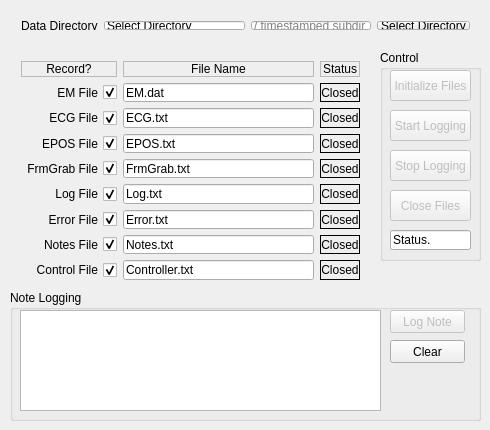
<?xml version="1.0" encoding="UTF-8"?>
<ui version="4.0">
 <class>DataLoggerWidget</class>
 <widget class="QWidget" name="DataLoggerWidget">
  <property name="geometry">
   <rect>
    <x>0</x>
    <y>0</y>
    <width>490</width>
    <height>430</height>
   </rect>
  </property>
  <property name="windowTitle">
   <string>DataLoggerWidget</string>
  </property>
  <widget class="QWidget" name="horizontalLayoutWidget">
   <property name="geometry">
    <rect>
     <x>10</x>
     <y>10</y>
     <width>471</width>
     <height>31</height>
    </rect>
   </property>
   <layout class="QHBoxLayout" name="horizontalLayout">
    <item>
     <widget class="QLabel" name="datDirLabel">
      <property name="text">
       <string>Data Directory</string>
      </property>
     </widget>
    </item>
    <item>
     <widget class="QLineEdit" name="dataDirLineEdit">
      <property name="text">
       <string>Select Directory</string>
      </property>
     </widget>
    </item>
    <item>
     <widget class="QLineEdit" name="subdirLineEdit">
      <property name="maximumSize">
       <size>
        <width>120</width>
        <height>16777215</height>
       </size>
      </property>
      <property name="text">
       <string/>
      </property>
      <property name="maxLength">
       <number>26</number>
      </property>
      <property name="readOnly">
       <bool>true</bool>
      </property>
      <property name="placeholderText">
       <string>/ timestamped subdir</string>
      </property>
     </widget>
    </item>
    <item>
     <widget class="QPushButton" name="dataDirPushButton">
      <property name="text">
       <string>Select Directory</string>
      </property>
     </widget>
    </item>
   </layout>
  </widget>
  <widget class="QWidget" name="gridLayoutWidget">
   <property name="geometry">
    <rect>
     <x>10</x>
     <y>50</y>
     <width>361</width>
     <height>241</height>
    </rect>
   </property>
   <layout class="QGridLayout" name="gridLayout">
    <item row="5" column="0">
     <widget class="QCheckBox" name="LogCheckBox">
      <property name="layoutDirection">
       <enum>Qt::RightToLeft</enum>
      </property>
      <property name="text">
       <string>Log File</string>
      </property>
      <property name="checked">
       <bool>true</bool>
      </property>
     </widget>
    </item>
    <item row="1" column="0">
     <widget class="QCheckBox" name="EMcheckBox">
      <property name="layoutDirection">
       <enum>Qt::RightToLeft</enum>
      </property>
      <property name="text">
       <string>EM File</string>
      </property>
      <property name="checked">
       <bool>true</bool>
      </property>
     </widget>
    </item>
    <item row="4" column="0">
     <widget class="QCheckBox" name="FrmGrabCheckBox">
      <property name="layoutDirection">
       <enum>Qt::RightToLeft</enum>
      </property>
      <property name="text">
       <string>FrmGrab File</string>
      </property>
      <property name="checked">
       <bool>true</bool>
      </property>
     </widget>
    </item>
    <item row="2" column="0">
     <widget class="QCheckBox" name="ECGcheckBox">
      <property name="layoutDirection">
       <enum>Qt::RightToLeft</enum>
      </property>
      <property name="text">
       <string>ECG File</string>
      </property>
      <property name="checked">
       <bool>true</bool>
      </property>
     </widget>
    </item>
    <item row="3" column="1">
     <widget class="QLineEdit" name="EPOSpathLineEdit">
      <property name="text">
       <string>EPOS.txt</string>
      </property>
      <property name="clearButtonEnabled">
       <bool>false</bool>
      </property>
     </widget>
    </item>
    <item row="1" column="1">
     <widget class="QLineEdit" name="EMpathLineEdit">
      <property name="text">
       <string>EM.dat</string>
      </property>
      <property name="frame">
       <bool>true</bool>
      </property>
      <property name="clearButtonEnabled">
       <bool>false</bool>
      </property>
     </widget>
    </item>
    <item row="3" column="0">
     <widget class="QCheckBox" name="EPOScheckBox">
      <property name="layoutDirection">
       <enum>Qt::RightToLeft</enum>
      </property>
      <property name="text">
       <string>EPOS File</string>
      </property>
      <property name="checked">
       <bool>true</bool>
      </property>
     </widget>
    </item>
    <item row="4" column="1">
     <widget class="QLineEdit" name="FrmGrabPathLineEdit">
      <property name="text">
       <string>FrmGrab.txt</string>
      </property>
      <property name="clearButtonEnabled">
       <bool>false</bool>
      </property>
     </widget>
    </item>
    <item row="2" column="1">
     <widget class="QLineEdit" name="ECGpathLineEdit">
      <property name="text">
       <string>ECG.txt</string>
      </property>
      <property name="clearButtonEnabled">
       <bool>false</bool>
      </property>
     </widget>
    </item>
    <item row="6" column="0">
     <widget class="QCheckBox" name="ErrorCheckBox">
      <property name="layoutDirection">
       <enum>Qt::RightToLeft</enum>
      </property>
      <property name="text">
       <string>Error File</string>
      </property>
      <property name="checked">
       <bool>true</bool>
      </property>
     </widget>
    </item>
    <item row="5" column="1">
     <widget class="QLineEdit" name="LogPathLineEdit">
      <property name="text">
       <string>Log.txt</string>
      </property>
      <property name="clearButtonEnabled">
       <bool>false</bool>
      </property>
     </widget>
    </item>
    <item row="0" column="2">
     <widget class="QLabel" name="statusLabel">
      <property name="frameShape">
       <enum>QFrame::StyledPanel</enum>
      </property>
      <property name="text">
       <string>Status</string>
      </property>
      <property name="alignment">
       <set>Qt::AlignCenter</set>
      </property>
     </widget>
    </item>
    <item row="0" column="1">
     <widget class="QLabel" name="label">
      <property name="frameShape">
       <enum>QFrame::StyledPanel</enum>
      </property>
      <property name="text">
       <string>File Name</string>
      </property>
      <property name="alignment">
       <set>Qt::AlignCenter</set>
      </property>
     </widget>
    </item>
    <item row="6" column="1">
     <widget class="QLineEdit" name="ErrorPathLineEdit">
      <property name="text">
       <string>Error.txt</string>
      </property>
      <property name="clearButtonEnabled">
       <bool>false</bool>
      </property>
     </widget>
    </item>
    <item row="0" column="0">
     <widget class="QLabel" name="label_7">
      <property name="frameShape">
       <enum>QFrame::StyledPanel</enum>
      </property>
      <property name="text">
       <string>Record?</string>
      </property>
      <property name="textFormat">
       <enum>Qt::AutoText</enum>
      </property>
      <property name="alignment">
       <set>Qt::AlignCenter</set>
      </property>
     </widget>
    </item>
    <item row="2" column="2">
     <widget class="QLabel" name="ECGstatusLabel">
      <property name="minimumSize">
       <size>
        <width>40</width>
        <height>0</height>
       </size>
      </property>
      <property name="frameShape">
       <enum>QFrame::Box</enum>
      </property>
      <property name="text">
       <string>Closed</string>
      </property>
      <property name="alignment">
       <set>Qt::AlignCenter</set>
      </property>
     </widget>
    </item>
    <item row="1" column="2">
     <widget class="QLabel" name="EMstatusLabel">
      <property name="minimumSize">
       <size>
        <width>40</width>
        <height>0</height>
       </size>
      </property>
      <property name="frameShape">
       <enum>QFrame::Box</enum>
      </property>
      <property name="text">
       <string>Closed</string>
      </property>
      <property name="alignment">
       <set>Qt::AlignCenter</set>
      </property>
     </widget>
    </item>
    <item row="7" column="0">
     <widget class="QCheckBox" name="NotesCheckBox">
      <property name="layoutDirection">
       <enum>Qt::RightToLeft</enum>
      </property>
      <property name="text">
       <string>Notes File</string>
      </property>
      <property name="checked">
       <bool>true</bool>
      </property>
     </widget>
    </item>
    <item row="7" column="1">
     <widget class="QLineEdit" name="NotesPathLineEdit">
      <property name="text">
       <string>Notes.txt</string>
      </property>
      <property name="clearButtonEnabled">
       <bool>false</bool>
      </property>
     </widget>
    </item>
    <item row="4" column="2">
     <widget class="QLabel" name="FrmGrabStatusLabel">
      <property name="minimumSize">
       <size>
        <width>40</width>
        <height>0</height>
       </size>
      </property>
      <property name="frameShape">
       <enum>QFrame::Box</enum>
      </property>
      <property name="text">
       <string>Closed</string>
      </property>
      <property name="alignment">
       <set>Qt::AlignCenter</set>
      </property>
     </widget>
    </item>
    <item row="3" column="2">
     <widget class="QLabel" name="EPOSstatusLabel">
      <property name="minimumSize">
       <size>
        <width>40</width>
        <height>0</height>
       </size>
      </property>
      <property name="frameShape">
       <enum>QFrame::Box</enum>
      </property>
      <property name="text">
       <string>Closed</string>
      </property>
      <property name="alignment">
       <set>Qt::AlignCenter</set>
      </property>
     </widget>
    </item>
    <item row="5" column="2">
     <widget class="QLabel" name="LogStatusLabel">
      <property name="minimumSize">
       <size>
        <width>40</width>
        <height>0</height>
       </size>
      </property>
      <property name="frameShape">
       <enum>QFrame::Box</enum>
      </property>
      <property name="text">
       <string>Closed</string>
      </property>
      <property name="alignment">
       <set>Qt::AlignCenter</set>
      </property>
     </widget>
    </item>
    <item row="6" column="2">
     <widget class="QLabel" name="ErrorStatusLabel">
      <property name="minimumSize">
       <size>
        <width>40</width>
        <height>0</height>
       </size>
      </property>
      <property name="frameShape">
       <enum>QFrame::Box</enum>
      </property>
      <property name="text">
       <string>Closed</string>
      </property>
      <property name="alignment">
       <set>Qt::AlignCenter</set>
      </property>
     </widget>
    </item>
    <item row="7" column="2">
     <widget class="QLabel" name="NotesStatusLabel">
      <property name="minimumSize">
       <size>
        <width>40</width>
        <height>0</height>
       </size>
      </property>
      <property name="frameShape">
       <enum>QFrame::Box</enum>
      </property>
      <property name="text">
       <string>Closed</string>
      </property>
      <property name="alignment">
       <set>Qt::AlignCenter</set>
      </property>
     </widget>
    </item>
    <item row="8" column="0">
     <widget class="QCheckBox" name="ControlCheckBox">
      <property name="layoutDirection">
       <enum>Qt::RightToLeft</enum>
      </property>
      <property name="text">
       <string>Control File</string>
      </property>
      <property name="checked">
       <bool>true</bool>
      </property>
     </widget>
    </item>
    <item row="8" column="1">
     <widget class="QLineEdit" name="ControlPathLineEdit">
      <property name="text">
       <string>Controller.txt</string>
      </property>
      <property name="clearButtonEnabled">
       <bool>false</bool>
      </property>
     </widget>
    </item>
    <item row="8" column="2">
     <widget class="QLabel" name="ControlStatusLabel">
      <property name="minimumSize">
       <size>
        <width>40</width>
        <height>0</height>
       </size>
      </property>
      <property name="frameShape">
       <enum>QFrame::Box</enum>
      </property>
      <property name="text">
       <string>Closed</string>
      </property>
      <property name="alignment">
       <set>Qt::AlignCenter</set>
      </property>
     </widget>
    </item>
   </layout>
  </widget>
  <widget class="QGroupBox" name="groupBox">
   <property name="geometry">
    <rect>
     <x>10</x>
     <y>290</y>
     <width>471</width>
     <height>131</height>
    </rect>
   </property>
   <property name="title">
    <string>Note Logging</string>
   </property>
   <widget class="QPlainTextEdit" name="noteTextEdit">
    <property name="geometry">
     <rect>
      <x>10</x>
      <y>20</y>
      <width>361</width>
      <height>101</height>
     </rect>
    </property>
   </widget>
   <widget class="QPushButton" name="logNoteButton">
    <property name="enabled">
     <bool>false</bool>
    </property>
    <property name="geometry">
     <rect>
      <x>380</x>
      <y>20</y>
      <width>75</width>
      <height>23</height>
     </rect>
    </property>
    <property name="text">
     <string>Log Note</string>
    </property>
   </widget>
   <widget class="QPushButton" name="clearNoteButton">
    <property name="enabled">
     <bool>true</bool>
    </property>
    <property name="geometry">
     <rect>
      <x>380</x>
      <y>50</y>
      <width>75</width>
      <height>23</height>
     </rect>
    </property>
    <property name="text">
     <string>Clear</string>
    </property>
   </widget>
  </widget>
  <widget class="QGroupBox" name="groupBox_2">
   <property name="geometry">
    <rect>
     <x>380</x>
     <y>50</y>
     <width>101</width>
     <height>211</height>
    </rect>
   </property>
   <property name="title">
    <string>Control</string>
   </property>
   <widget class="QPushButton" name="stopLoggingButton">
    <property name="enabled">
     <bool>false</bool>
    </property>
    <property name="geometry">
     <rect>
      <x>10</x>
      <y>100</y>
      <width>81</width>
      <height>31</height>
     </rect>
    </property>
    <property name="text">
     <string>Stop Logging</string>
    </property>
   </widget>
   <widget class="QPushButton" name="initFilesButton">
    <property name="enabled">
     <bool>false</bool>
    </property>
    <property name="geometry">
     <rect>
      <x>10</x>
      <y>20</y>
      <width>81</width>
      <height>31</height>
     </rect>
    </property>
    <property name="text">
     <string>Initialize Files</string>
    </property>
   </widget>
   <widget class="QPushButton" name="startLoggingButton">
    <property name="enabled">
     <bool>false</bool>
    </property>
    <property name="geometry">
     <rect>
      <x>10</x>
      <y>60</y>
      <width>81</width>
      <height>31</height>
     </rect>
    </property>
    <property name="text">
     <string>Start Logging</string>
    </property>
   </widget>
   <widget class="QLineEdit" name="widgetStatusLineEdit">
    <property name="geometry">
     <rect>
      <x>10</x>
      <y>180</y>
      <width>81</width>
      <height>20</height>
     </rect>
    </property>
    <property name="text">
     <string>Status.</string>
    </property>
    <property name="readOnly">
     <bool>true</bool>
    </property>
   </widget>
   <widget class="QPushButton" name="closeFilesButton">
    <property name="enabled">
     <bool>false</bool>
    </property>
    <property name="geometry">
     <rect>
      <x>10</x>
      <y>140</y>
      <width>81</width>
      <height>31</height>
     </rect>
    </property>
    <property name="text">
     <string>Close Files</string>
    </property>
   </widget>
  </widget>
 </widget>
 <layoutdefault spacing="6" margin="11"/>
 <resources/>
 <connections>
  <connection>
   <sender>clearNoteButton</sender>
   <signal>clicked()</signal>
   <receiver>noteTextEdit</receiver>
   <slot>clear()</slot>
   <hints>
    <hint type="sourcelabel">
     <x>422</x>
     <y>336</y>
    </hint>
    <hint type="destinationlabel">
     <x>369</x>
     <y>344</y>
    </hint>
   </hints>
  </connection>
 </connections>
</ui>
